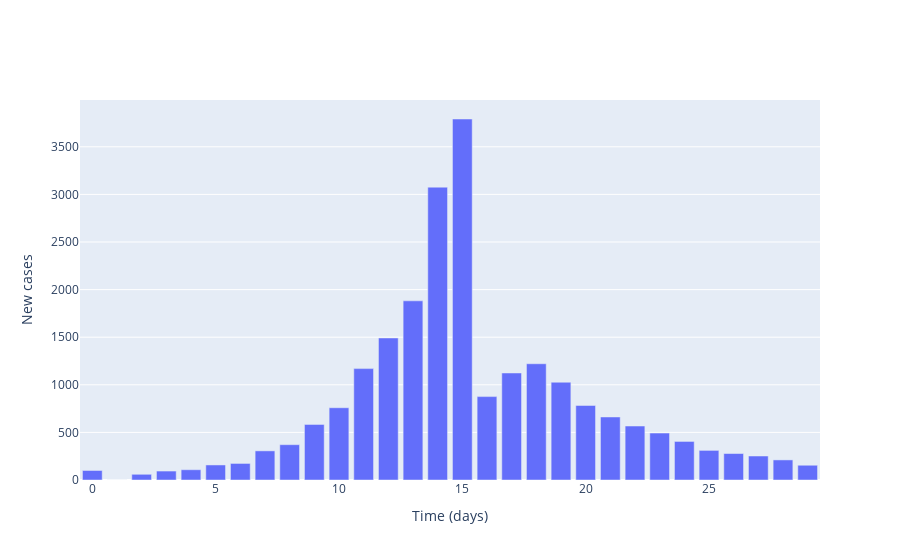

Notebook code for this chart:
### Markdown cell above
## Plot local incidence numbers

### Code cell
# Plot (bar chart cases each day)
fig = go.Figure()

# Plot of incidences
fig.add_trace(
    go.Bar(
        x=times,
        y=cases,
        name='Incidences'
    )
)

# Add axis labels
fig.update_layout(
    xaxis_title='Time (days)',
    yaxis_title='New cases'
)

fig.show()

### Figure 1 — Plotly figure (JSON) as saved in the notebook; plotly's stock layout.template omitted (floating-point values rounded to 4 significant figures)
{"data": [{"name": "Incidences", "type": "bar", "x": [0, 1, 2, 3, 4, 5, 6, 7, 8, 9, 10, 11, 12, 13, 14, 15, 16, 17, 18, 19, 20, 21, 22, 23, 24, 25, 26, 27, 28, 29], "y": [100, 0, 60, 94, 108, 158, 174, 306, 371, 584, 759, 1170, 1492, 1882, 3076, 3792, 876, 1124, 1221, 1027, 783, 662, 567, 493, 405, 311, 278, 252, 211, 155]}], "layout": {"xaxis": {"title": {"text": "Time (days)"}}, "yaxis": {"title": {"text": "New cases"}}}}
